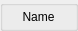
<?xml version="1.0" encoding="UTF-8"?>
<ui version="4.0">
 <class>filterframe</class>
 <widget class="QFrame" name="filterframe">
  <property name="windowModality">
   <enum>Qt::NonModal</enum>
  </property>
  <property name="geometry">
   <rect>
    <x>0</x>
    <y>0</y>
    <width>78</width>
    <height>22</height>
   </rect>
  </property>
  <property name="windowTitle">
   <string>Frame</string>
  </property>
  <property name="autoFillBackground">
   <bool>true</bool>
  </property>
  <property name="frameShape">
   <enum>QFrame::Panel</enum>
  </property>
  <property name="frameShadow">
   <enum>QFrame::Plain</enum>
  </property>
  <property name="lineWidth">
   <number>0</number>
  </property>
  <layout class="QVBoxLayout" name="verticalLayout">
   <property name="spacing">
    <number>1</number>
   </property>
   <property name="margin">
    <number>0</number>
   </property>
   <item>
    <widget class="QGroupBox" name="groupBox">
     <property name="sizePolicy">
      <sizepolicy hsizetype="Minimum" vsizetype="Minimum">
       <horstretch>0</horstretch>
       <verstretch>0</verstretch>
      </sizepolicy>
     </property>
     <property name="title">
      <string/>
     </property>
     <layout class="QVBoxLayout" name="verticalLayout_3">
      <property name="spacing">
       <number>1</number>
      </property>
      <property name="leftMargin">
       <number>0</number>
      </property>
      <property name="topMargin">
       <number>0</number>
      </property>
      <property name="rightMargin">
       <number>1</number>
      </property>
      <property name="bottomMargin">
       <number>0</number>
      </property>
      <item>
       <widget class="QLabel" name="filtername_label">
        <property name="sizePolicy">
         <sizepolicy hsizetype="Minimum" vsizetype="Minimum">
          <horstretch>0</horstretch>
          <verstretch>0</verstretch>
         </sizepolicy>
        </property>
        <property name="text">
         <string>Name</string>
        </property>
        <property name="alignment">
         <set>Qt::AlignCenter</set>
        </property>
        <property name="wordWrap">
         <bool>true</bool>
        </property>
       </widget>
      </item>
      <item>
       <layout class="QGridLayout" name="gridLayout">
        <property name="sizeConstraint">
         <enum>QLayout::SetDefaultConstraint</enum>
        </property>
        <property name="spacing">
         <number>2</number>
        </property>
        <item row="0" column="1">
         <layout class="QVBoxLayout" name="verticalLayout_outputs">
          <property name="spacing">
           <number>1</number>
          </property>
         </layout>
        </item>
        <item row="0" column="0">
         <layout class="QVBoxLayout" name="verticalLayout_inputs">
          <property name="spacing">
           <number>1</number>
          </property>
         </layout>
        </item>
       </layout>
      </item>
     </layout>
    </widget>
   </item>
  </layout>
 </widget>
 <resources/>
 <connections/>
</ui>
